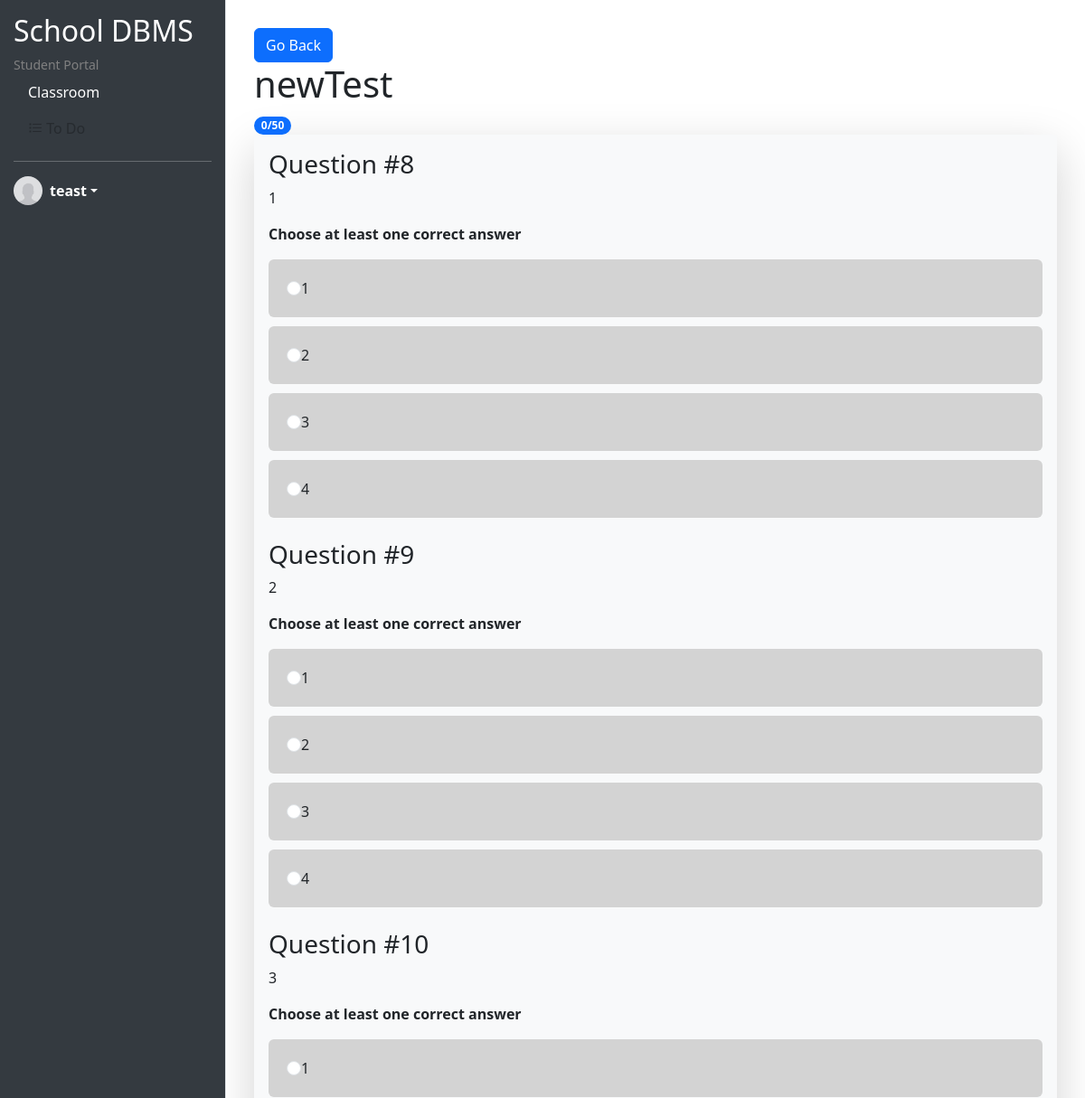
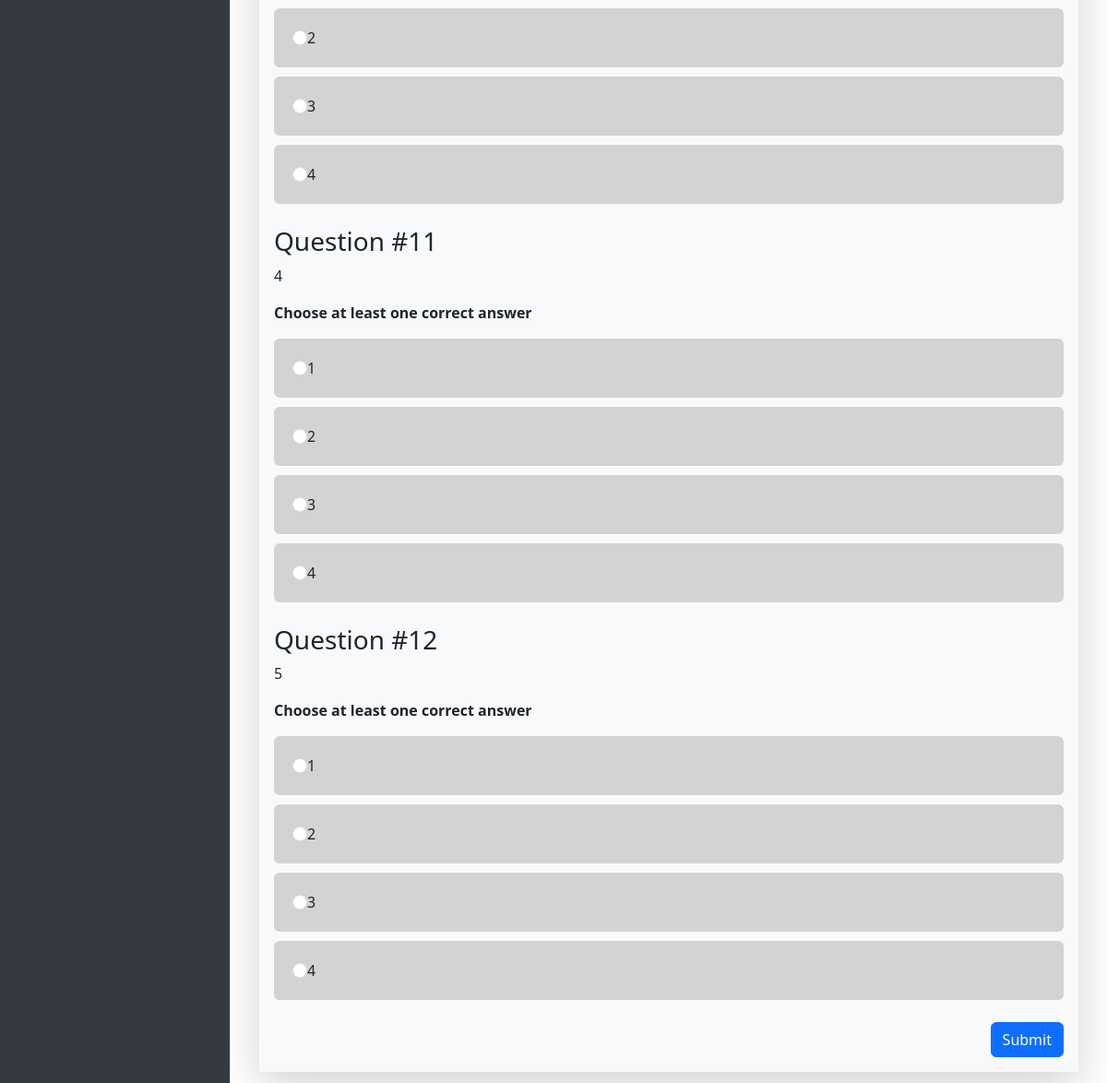
/ui-question.php?id=3 (signed in), run on the app's committed database (2 pictures, top to bottom).
### tables this page shows
CREATE TABLE `tests` (
  `id` int(11) NOT NULL,
  `testName` varchar(255) NOT NULL,
  `dueDate` date NOT NULL,
  `description` text NOT NULL,
  `classCode` varchar(50) NOT NULL
);

CREATE TABLE `test_questions` (
  `id` int(11) NOT NULL,
  `testId` int(11) NOT NULL,
  `question` text NOT NULL,
  `answer1` varchar(255) DEFAULT NULL,
  `answer2` varchar(255) DEFAULT NULL,
  `answer3` varchar(255) DEFAULT NULL,
  `answer4` varchar(255) DEFAULT NULL,
  `answer5` varchar(255) DEFAULT NULL,
  `correctAnswer` text NOT NULL
);

### session.php (called while the page is built, shortened)
<?php
   $nickname = $_SESSION['nickname'];
?>

### ui-question.php (the view, shortened to what this page needs)
<?php
include('session.php');
require_once "config.php";
$testId = $_GET['id'];
?>
<!doctype html>
<html lang="en" data-bs-theme="auto">
<head>
    <link rel="stylesheet" href="https://cdn.jsdelivr.net/npm/bootstrap-icons@1.11.3/font/bootstrap-icons.min.css">
    <link href="https://cdn.jsdelivr.net/npm/bootstrap@5.3.2/dist/css/bootstrap.min.css" rel="stylesheet"
 />
</head>
<body>
    <div class="wrapper">
        <div class="sidebar">
            <h2>School DBMS</h2>
            <small style="color:grey;">Student Portal</small>
            <ul class="nav flex-column">
                <li class="nav-item">
                    <a class="nav-link active" href="ui-classroom-v2.php">Classroom</a>
                </li>
                <li class="nav-item">
                    <a class="nav-link disabled" href="#"> <i class="bi bi-list-task"></i> To Do</a>
                </li>
            </ul>
            <hr>
            <div class="dropdown">
                <a href="#" class="d-flex align-items-center text-white text-decoration-none dropdown-toggle"
                    data-bs-toggle="dropdown" aria-expanded="false">
                    <img src="img/avatar-placeholder.jpg" alt="" width="32" height="32" class="rounded-circle me-2">
                    <strong><?php echo $nickname; ?></strong>
                </a>
            </div>
        </div>
        <div class="content">
            <div class="container-fluid p-3">
                <a class="btn btn-primary" href="ui-classroom-v2.php">Go Back</a>
                <?php
                $sql = "SELECT * FROM tests WHERE id = $testId";
                if ($result = mysqli_query($link, $sql)) {
                    if (mysqli_num_rows($result) > 0) {
                        $test = mysqli_fetch_array($result);
                        echo '<h1>' . $test['testName'] . '</h1>';
                        echo '<div><span class="badge rounded-pill text-bg-primary">0/50</span></div>';
                    }
                }
                ?>
                <form method="post" action="">
                    <div class="container p-3 bg-light shadow-lg">
                        <?php
                        $sql = "SELECT * FROM test_questions WHERE testId = $testId";
                        if ($result = mysqli_query($link, $sql)) {
                            if (mysqli_num_rows($result) > 0) {
                                while ($row = mysqli_fetch_array($result)) {
                                    echo '<div class="mb-4">';
                                    echo '<div><h3>Question #' . $row['id'] . '</h3></div>';
                                    echo '<div><p>' . $row['question'] . '</p></div>';
                                    echo '<b><p>Choose at least one correct answer</p></b>';
                                    echo '<div class="answer-container">';
                                    for ($i = 1; $i <= 5; $i++) {
                                        if (!empty($row['answer' . $i])) {
                                            echo '<div class="answer-format rounded">';
                                            echo '<input class="form-check-input" type="radio" name="answers[' . $row['id'] . ']" value="' . $i . '" id="q' . $row['id'] . '_option' . $i . '">';
                                            echo '<label class="form-check-label" for="q' . $row['id'] . '_option' . $i . '">' . $row['answer' . $i] . '</label>';
                                            echo '</div>';
                                        }
                                    }
                                    echo '</div>';
                                    echo '</div>';
                                }
                            } else {
                                echo '<div class="alert alert-danger"><em>No records were found.</em></div>';
                            }
                        } else {
                            echo "Oops! Something went wrong. Please try again later.";
                        }
                        ?>
                        <div class="d-flex justify-content-end mt-3 gap-3">
                            <button type="submit" class="btn btn-primary">Submit</button>
                        </div>
                    </div>
                </form>
            </div>
        </div>
    </div>
</body>
</html>

### ui-question.php (style rules this page uses)
body, html { height: 100%; margin: 0; }
.wrapper { display: flex; height: 100%; }
.sidebar { width: 250px; background-color: #343a40; padding: 15px; border-right: 1px solid #dee2e6; display: flex; flex-direction: column; color: white; }
.content { flex: 1; padding: 15px; overflow-y: auto; }
.nav-link { color: white; }
.answer-format { background-color: #d3d3d3; padding: 20px; }
.answer-container { display: flex; flex-direction: column; gap: 10px; }

### data on the page
tests: testName "newTest"
test_questions: id "8", question "1", answer1 "1", answer2 "2", answer3 "3", answer4 "4"
test_questions: id "9", question "2", answer1 "1", answer2 "2", answer3 "3", answer4 "4"
test_questions: id "10", question "3", answer1 "1", answer2 "2", answer3 "3", answer4 "4"
test_questions: id "11", question "4", answer1 "1", answer2 "2", answer3 "3", answer4 "4"
test_questions: id "12", question "5", answer1 "1", answer2 "2", answer3 "3", answer4 "4"

### other printed values
$nickname "teast"
